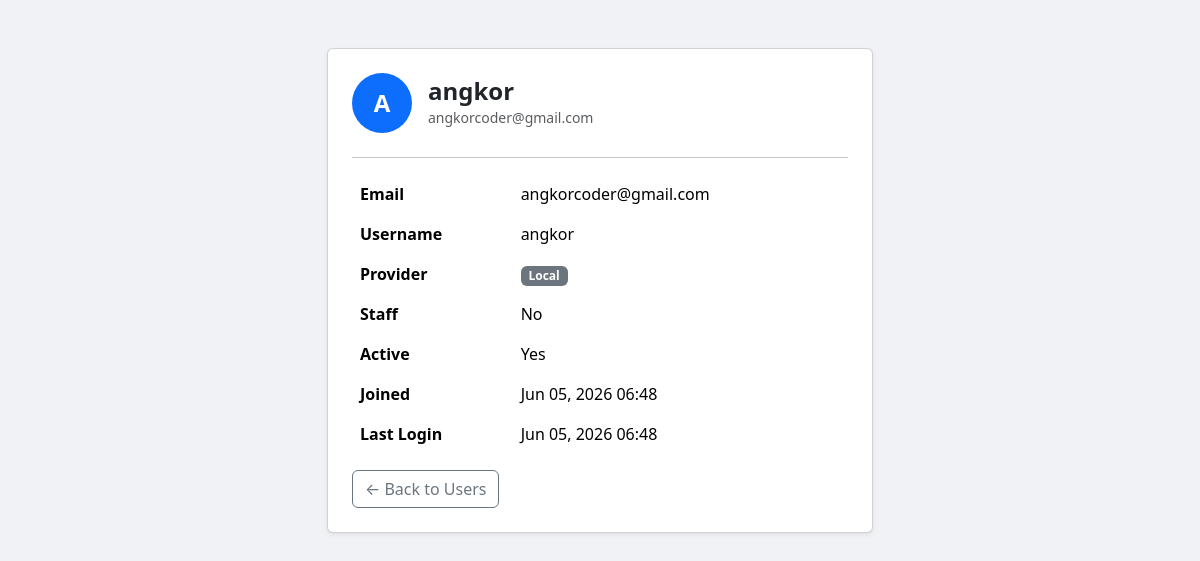
Page /users/7/ (signed in) on the committed database.
### accounts/models.py (models this page shows, shortened)
class CustomUser(AbstractUser):
    email = models.EmailField(unique=True)
    avatar = models.URLField(blank=True, null=True)       # from Google/Facebook
    provider = models.CharField(max_length=50, blank=True) # 'google', 'facebook', 'local'
    USERNAME_FIELD = 'email'
    REQUIRED_FIELDS = ['username']

### accounts/views.py (the view)
# urls.py: path('users/<int:pk>/', views.user_detail, name='user_detail'),
@staff_member_required
def user_detail(request, pk):
    user = CustomUser.objects.get(pk=pk)
    return render(request, 'accounts/user_detail.html', {'user': user})

### accounts/templates/accounts/user_detail.html (shortened to what this page needs)
{% extends 'base.html' %}
{% block content %}
<div class="container py-5">
  <div class="row justify-content-center">
    <div class="col-md-6">
      <div class="card shadow-sm">
        <div class="card-body p-4">
          <div class="d-flex align-items-center mb-4">
            {% if user.avatar %}
              <img src="{{ user.avatar }}" class="rounded-circle me-3" width="70" height="70"/>
            {% else %}
              <div class="avatar-placeholder me-3">{{ user.username|first|upper }}</div>
            {% endif %}
            <div>
              <h4 class="mb-0 fw-bold">{{ user.username }}</h4>
              <small class="text-muted">{{ user.email }}</small>
            </div>
          </div>
          <hr/>
          <table class="table table-borderless">
            <tr><th>Email</th><td>{{ user.email }}</td></tr>
            <tr><th>Username</th><td>{{ user.username }}</td></tr>
            <tr>
              <th>Provider</th>
              <td>
                {% if user.provider == 'google' %}
                  <span class="badge bg-danger">Google</span>
                {% elif user.provider == 'facebook' %}
                  <span class="badge bg-primary">Facebook</span>
                {% else %}
                  <span class="badge bg-secondary">Local</span>
                {% endif %}
              </td>
            </tr>
            <tr><th>Staff</th><td>{{ user.is_staff|yesno:"Yes,No" }}</td></tr>
            <tr><th>Active</th><td>{{ user.is_active|yesno:"Yes,No" }}</td></tr>
            <tr><th>Joined</th><td>{{ user.date_joined|date:"M d, Y H:i" }}</td></tr>
            <tr><th>Last Login</th><td>{{ user.last_login|date:"M d, Y H:i"|default:"Never" }}</td></tr>
          </table>
          <a href="{% url 'users_list' %}" class="btn btn-outline-secondary">← Back to Users</a>
        </div>
      </div>
    </div>
  </div>
</div>
{% endblock %}

### static/css/main.css (style rules this page uses)
body { background: #f0f2f5; min-height: 100vh; }
.avatar-placeholder { width: 60px; height: 60px; border-radius: 50%; background: #0d6efd; color: #fff; font-size: 1.5rem; font-weight: 700; display: flex; align-items: center; justify-content: center; }

### rows in the picture
CustomUser: username|first "A", username "angkor", email "angkorcoder@gmail.com", is_staff "No", is_active "Yes", date_joined "Jun 05, 2026 06:48", last_login "Jun 05, 2026 06:48"
